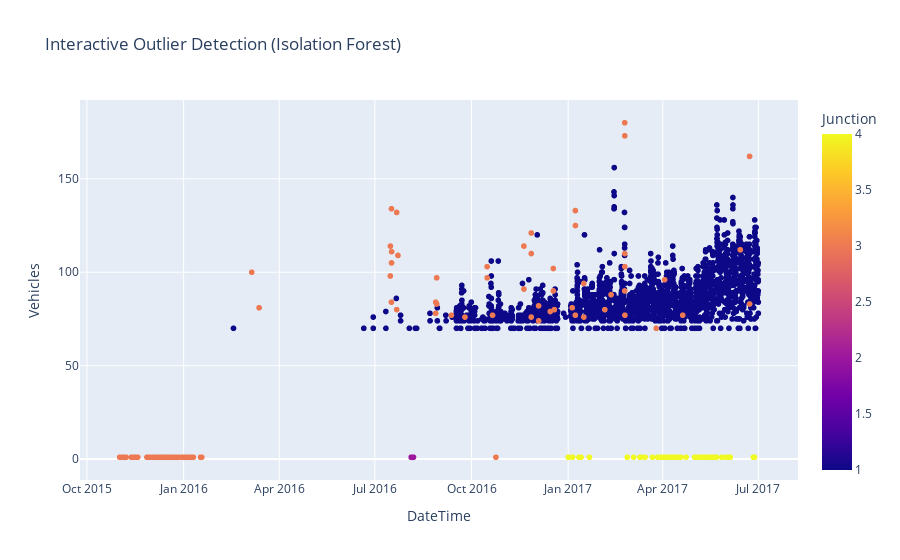

This figure's notebook cell:
### Code cell
# Interactive scatter plot for outliers detected by Isolation Forest
fig = px.scatter(outliers_iso, x='DateTime', y='Vehicles', color='Junction', title='Interactive Outlier Detection (Isolation Forest)')
fig.show()

### Figure 1 — Plotly figure (JSON) as saved in the notebook; plotly's stock layout.template omitted (floating-point values rounded to 4 significant figures; data arrays with more than 128 entries replaced by an {"elided": "..."} marker saying what was removed)
{"data": [{"hovertemplate": "DateTime=%{x}<br>Vehicles=%{y}<br>Junction=%{marker.color}<extra></extra>", "legendgroup": "", "marker": {"color": {"elided": "2273 int values"}, "coloraxis": "coloraxis", "symbol": "circle"}, "mode": "markers", "name": "", "showlegend": false, "type": "scattergl", "x": {"elided": "2273 str values"}, "xaxis": "x", "y": {"elided": "2273 int values"}, "yaxis": "y"}], "layout": {"coloraxis": {"colorbar": {"title": {"text": "Junction"}}, "colorscale": [[0, "#0d0887"], [0.1111, "#46039f"], [0.2222, "#7201a8"], [0.3333, "#9c179e"], [0.4444, "#bd3786"], [0.5556, "#d8576b"], [0.6667, "#ed7953"], [0.7778, "#fb9f3a"], [0.8889, "#fdca26"], [1, "#f0f921"]]}, "legend": {"tracegroupgap": 0}, "title": {"text": "Interactive Outlier Detection (Isolation Forest)"}, "xaxis": {"anchor": "y", "domain": [0, 1], "title": {"text": "DateTime"}}, "yaxis": {"anchor": "x", "domain": [0, 1], "title": {"text": "Vehicles"}}}}
